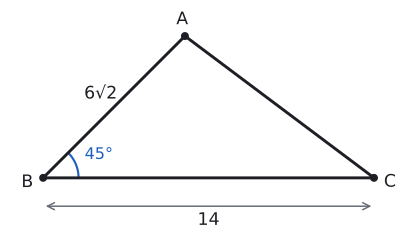

This chart was generated by the following Python code:
import sys; sys.path.insert(0, "tools")
from cizim import *

def P(x, y): return np.array([x, y], float)
def uz(A, B): return float(np.linalg.norm(A - B))
def olc(K, A, B):
    u, v = A - K, B - K
    return round(float(np.degrees(np.arccos(np.dot(u, v) / np.linalg.norm(u) / np.linalg.norm(v)))), 3)
def kenar(ax, A, B, metin, G, d=0.4, renk=YAZI, fs=13):
    """[AB] kenarının ortasına, G noktasından uzak tarafa etiket."""
    M = (A + B) / 2; t = (B - A) / uz(A, B); n = np.array([-t[1], t[0]])
    if np.dot(n, M - G) < 0: n = -n
    ax.text(*(M + d * n), metin, ha="center", va="center", color=renk, fontsize=fs)
def dik(ax, K, A, B, s=0.3):
    """K köşesinde dik açı işareti."""
    u = (A - K) / uz(A, K) * s; v = (B - K) / uz(B, K) * s
    ax.plot(*zip(K + u, K + u + v, K + v), color=SOLUK, lw=1.3)
def ad(ax, K, metin, G, d=0.4, renk=YAZI):
    """Köşe adını G'den uzak tarafa yazar."""
    n = (K - G) / uz(K, G); ax.plot(*K, "o", color=renk, markersize=5, zorder=5)
    ax.text(*(K + d * n), metin, ha="center", va="center", color=renk, fontsize=13)

# Alıştırma soru 6: m(B) = 45°, |AB| = 6√2, |BC| = 14. (Dikme ayağı H: |BH| = |AH| = 6, |HC| = 8, |AC| = 10.)
B, C, A = P(0, 0), P(14, 0), P(6, 6); G = (A + B + C) / 3
print("AB", uz(A, B), 6 * np.sqrt(2), "B", olc(B, A, C), "AC", uz(A, C))
fig, ax = sekil(5.4, 3.2); ax.set_aspect("equal"); ax.axis("off")
ax.plot(*zip(A, B, C, A), color=YAZI)
aci(ax, B, C, A, r=1.5, ad="45°", renk=MAVI)
ad(ax, A, "A", G, d=0.7); ad(ax, B, "B", G, d=0.7); ad(ax, C, "C", G, d=0.7)
kenar(ax, A, B, "6√2", G, d=0.8)
ax.annotate("", xy=(14, -1.2), xytext=(0, -1.2), arrowprops=dict(arrowstyle="<->", color=SOLUK, lw=1.1))
ax.text(7, -1.8, "14", ha="center", va="center", fontsize=13)
ax.set_xlim(-1.5, 15.5); ax.set_ylim(-2.4, 7.2)
kaydet(fig, __file__)
